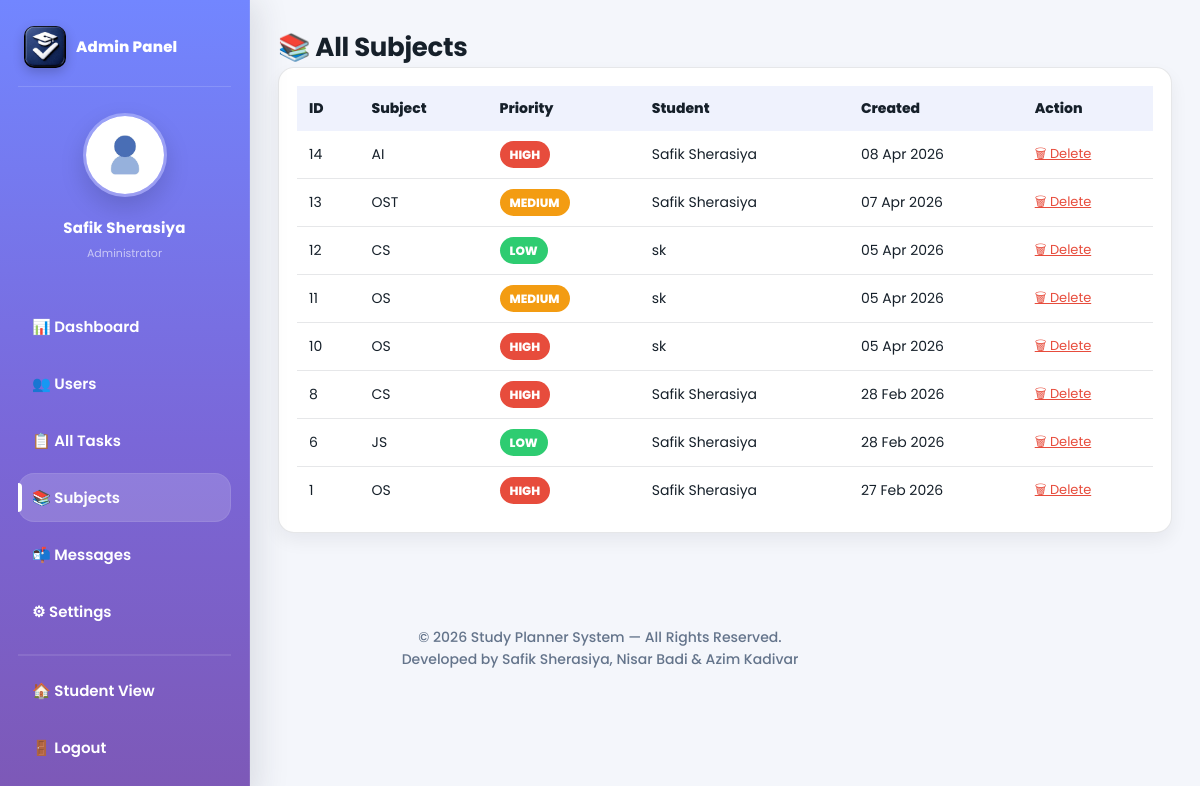
The app's page /admin/subjects.php (signed in) with its own data.
### tables this page shows
CREATE TABLE `subjects` (
  `id` int(11) NOT NULL,
  `user_id` int(11) NOT NULL,
  `name` varchar(100) NOT NULL,
  `created_at` timestamp NOT NULL DEFAULT current_timestamp(),
  `priority` enum('high','medium','low') NOT NULL
);

CREATE TABLE `users` (
  `id` int(11) NOT NULL,
  `name` varchar(100) NOT NULL,
  `email` varchar(100) NOT NULL,
  `password` varchar(255) NOT NULL,
  `created_at` timestamp NOT NULL DEFAULT current_timestamp(),
  `phone` varchar(20) DEFAULT NULL,
  `profile_pic` varchar(255) DEFAULT NULL,
  `points` int(11) NOT NULL DEFAULT 0,
  `badge` varchar(50) DEFAULT 'Beginner'
);

### admin/subjects.php (the view, shortened to what this page needs)
<?php include("admin_auth.php"); ?>
<?php
$subjects = $conn->query("SELECT subjects.*, users.name AS uname FROM subjects JOIN users ON subjects.user_id=users.id ORDER BY subjects.id DESC");
?>
<!DOCTYPE html>
<html lang="en">
<head>
<link rel="stylesheet" href="../css/style.css">
</head>
<body class="dashboard-page">
<?php include("sidebar.php"); ?>
<div class="main">
    <h1>📚 All Subjects</h1>
    <div class="table-box">
        <table>
            <tr><th>ID</th><th>Subject</th><th>Priority</th><th>Student</th><th>Created</th><th>Action</th></tr>
            <?php if ($subjects && $subjects->num_rows > 0):
                while ($s = $subjects->fetch_assoc()): ?>
                <tr>
                    <td><?php echo $s['id']; ?></td>
                    <td><?php echo htmlspecialchars($s['name']); ?></td>
                    <td><span class="priority <?php echo $s['priority']; ?>"><?php echo strtoupper($s['priority']); ?></span></td>
                    <td><?php echo htmlspecialchars($s['uname']); ?></td>
                    <td><?php echo date("d M Y", strtotime($s['created_at'])); ?></td>
                    <td><a href="?delete=<?php echo $s['id']; ?>" onclick="return confirm('Delete this subject?')" style="color:#e74c3c;font-size:13px;">🗑 Delete</a></td>
                </tr>
            <?php endwhile; else: ?>
                <tr><td colspan="6">No subjects found.</td></tr>
            <?php endif; ?>
        </table>
    </div>
</div>
<?php include("../footer.php"); ?>
</body>
</html>

### css/style.css (style rules this page uses)
:root { --bg: #f4f6fb; --text: #16202a; --muted: #64748b; --card: #ffffff; --border: rgba(15,23,42,0.10); --tableHead: rgba(102,126,234,0.10); --primary1: #667eea; --primary2: #764ba2; --shadow-sm: 0 8px 18px rgba(15,23,42,0.06); --shadow-md: 0 14px 30px rgba(15,23,42,0.10); --radius: 16px; --radius-lg: 22px; --ring: 0 0 0 4px rgba(102,126,234,0.18); --sidebarW: 250px; }
*, *::before, *::after { margin: 0; padding: 0; box-sizing: border-box; font-family: "Poppins", system-ui, -apple-system, Segoe UI, Roboto, Arial, sans-serif; }
* { scrollbar-width: none; -ms-overflow-style: none; }
html, body { height: 100%; overflow-x: hidden; }
body { background: var(--bg); color: var(--text); }
h1 { font-size: 26px; letter-spacing: -0.3px; color: var(--text); }
.main { margin-left: var(--sidebarW); padding: 28px; }
.table-box { background: var(--card); border: 1px solid var(--border); padding: 18px; border-radius: var(--radius); box-shadow: var(--shadow-sm); margin-bottom: 20px; overflow-x: auto; }
table { width: 100%; border-collapse: collapse; min-width: 400px; }
table th, table td { padding: 12px; font-size: 14px; text-align: left; }
table th { background: var(--tableHead); color: var(--text); font-weight: 800; }
table td { color: var(--text); }
table tr:not(:last-child) td { border-bottom: 1px solid var(--border); }
.priority { font-size: 12px; padding: 5px 10px; border-radius: 999px; color: #fff; font-weight: 800; }
.high { background: #e74c3c; }
.medium { background: #f39c12; }
.low { background: #2ecc71; }

### records on screen
subjects: id "14", name "AI", priority "HIGH", user.name "Safik Sherasiya", created_at "08 Apr 2026"
subjects: id "13", name "OST", priority "MEDIUM", user.name "Safik Sherasiya", created_at "07 Apr 2026"
subjects: id "12", name "CS", priority "LOW", user.name "sk", created_at "05 Apr 2026"
subjects: id "11", name "OS", priority "MEDIUM", user.name "sk", created_at "05 Apr 2026"
subjects: id "10", name "OS", priority "HIGH", user.name "sk", created_at "05 Apr 2026"
subjects: id "8", name "CS", priority "HIGH", user.name "Safik Sherasiya", created_at "28 Feb 2026"
subjects: id "6", name "JS", priority "LOW", user.name "Safik Sherasiya", created_at "28 Feb 2026"
subjects: id "1", name "OS", priority "HIGH", user.name "Safik Sherasiya", created_at "27 Feb 2026"

### other values on screen
$admin_name "Safik Sherasiya"
